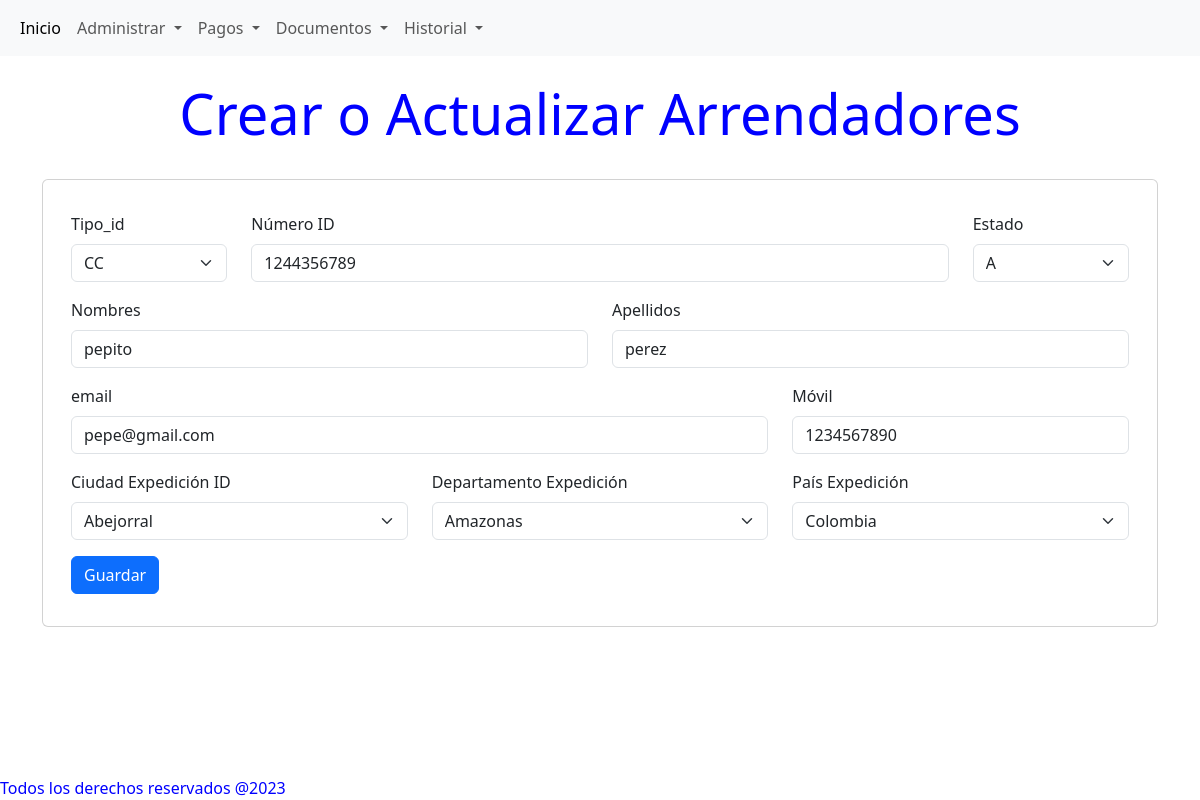
The page /arrendador/edit/1 on the database as committed earlier.
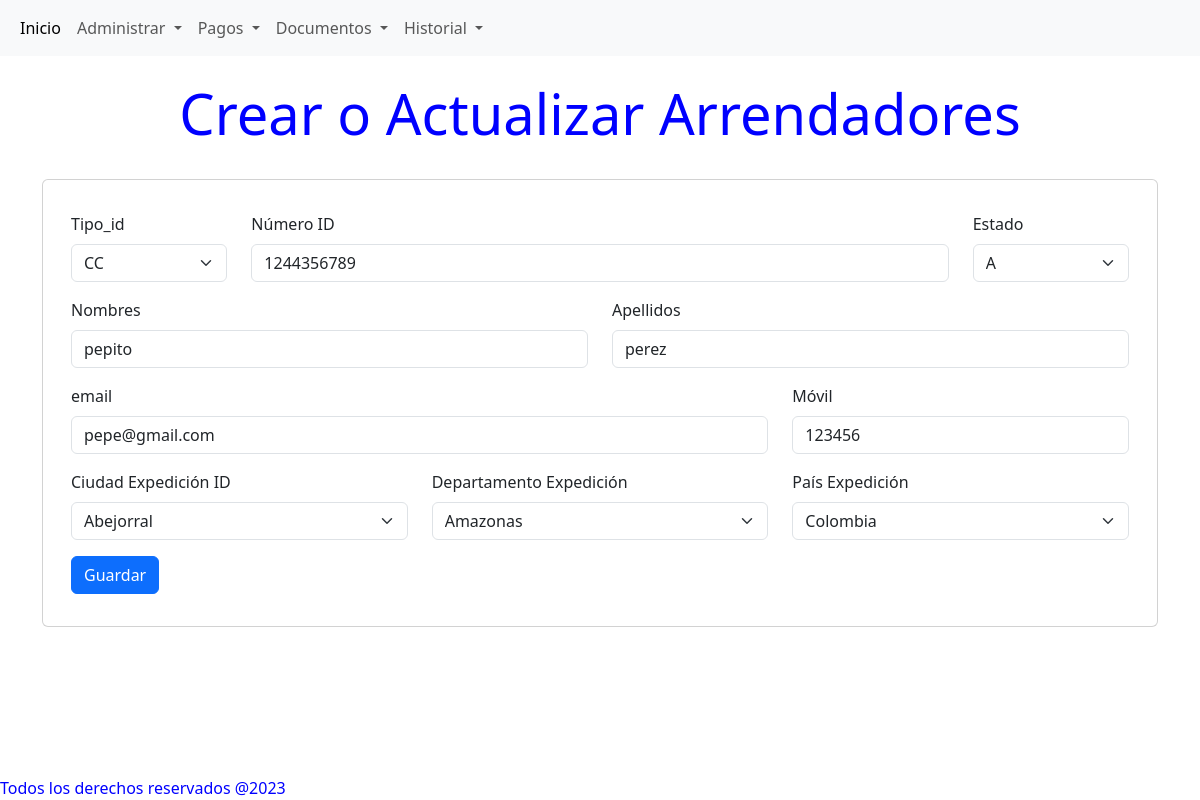
The same page on the database as committed later.
### models/ArrendadorModel.py (models this page shows)
class Arrendador(db.Model):
    id              = db.Column(db.Integer, primary_key = True)
    tipoid          = db.Column(db.String(10), nullable=False)
    idnumber        = db.Column(db.Integer, unique = True, nullable = False)
    estado          = db.Column(db.String(1), nullable=False)
    nombres         = db.Column(db.String(100), nullable=False)
    apellidos       = db.Column(db.String(100), nullable=False)
    email           = db.Column(db.String(100), nullable=False)
    movil           = db.Column(db.Integer, nullable=False)
    pais_exp        = db.Column(db.String(50), nullable=False)
    provincia_exp   = db.Column(db.String(50))
    ciudad_exp      = db.Column(db.String(50))
    contratos = db.relationship('Contrato', back_populates='arrendador')

### models/CitiesModel.py (models this page shows, shortened)
class Cities(db.Model):
    id              =     db.Column(db.Integer, primary_key = True)
    ciudad          = db.Column(db.String(50), nullable=False)
    provincia       = db.Column(db.String(50), nullable=False)
    pais            = db.Column(db.String(50), nullable=False)

### routes/arrendador.py (the view)
@arrendador_bp.route('/edit/<int:person_id>', methods =['GET','POST'])
def edit_person(person_id):
   try:
        arrendador = Arrendador.query.filter_by(id=int(person_id)).one()
        print(arrendador.nombres)
        return displayForm(arrendador,person_id)
   except :
        return render_template('not_found.html')

### routes/arrendador.py (called while the page is built)
def displayForm(arrendador = None, edit_id = 'new'):
    if arrendador is None:
        arrendador = Arrendador()
    idsType = tipoIdList
    estados = estadoList
    citiesQuery = Cities.query.all()
    cityData = CityPicklist(cityQuery=citiesQuery)
    ciudades = cityData.getciudades()
    provincias = cityData.getprovincias()
    paises = cityData.getpaises()
    return render_template('arrendador/formArrendador.html',
                           edit_id = edit_id,
                           arrendador = arrendador,
                           idsType = idsType,
                           estados = estados,
                           ciudades = ciudades,
                           provincias = provincias,
                           paises = paises)

### utils/pickLists.py (called while the page is built)
    def getciudades(self):
        if self.ubicaciones is None:
            cities = ['city1']
        else:
            cities = sorted(set(ubicacion.ciudad for ubicacion in self.ubicaciones))
        return cities

    def getpaises(self):
        if self.ubicaciones is None:
            paises = ['pais1']
        else:
            paises =sorted(set(ubicacion.pais for ubicacion in self.ubicaciones))
        return paises

### templates/arrendador/formArrendador.html (shortened to what the changed rows need)
{% extends 'base.html' %}
{% block content %}
<h1 class="display-4 text-center mt-4"> Crear o Actualizar Arrendadores</h1>
<br>
<div class="container">
    <div class="card">
        <div class="card-body">
            <form method="post" action="{{  url_for('arrendador.update_person', edit_id =edit_id) }}">
                <div class="container">
                    <div class=" row my-3">
                        <div class="col form-group">
                            <label for="tipoid"class="form-label">Tipo_id</label>
                            <select class="form-select" id="tipoid" name="tipoid" aria-describedby="tipoid">
                            {% for item in idsType %}
                                <option value="{{   item  }}" {% if arrendador.tipoid == item %} selected {% endif %}>
                                    {{   item  }}
                                </option>
                            {% endfor %}
                            </select>
                        </div>
                        <div class="col-8">
                            <label for="idnumber" class="form-label">Número ID</label>
                            <input type="number" class="form-control" name="idnumber" value= {{  arrendador.idnumber }} id="idnumber" aria-describedby="idnumber" required>
                        </div>
                        <div class="col form-group">
                            <label for="estado" class="form-label">Estado</label>
                            <select class="form-select" id="estado" name="estado" aria-describedby="estado">
                                {% for estado in estados %}
                                <option value="{{   estado  }}" {% if arrendador.estado == estado %} selected {% endif %}>
                                    {{   estado  }}
                                </option>
                                {% endfor %}
                            </select>
                        </div>
                    </div>
                    <div class=" row my-3">
                        <div class="col">
                            <label for="nombres" class="form-label">Nombres</label>
                            <input type="text" class="form-control" id="nombres"  name="nombres"  value= {{  arrendador.nombres |replace(' ', '&nbsp;') | safe }} aria-describedby="nombres" maxlength="100" required>
                        </div>
                        <div class="col">
                            <label for="apellidos" class="form-label">Apellidos</label>
                            <input type="text" class="form-control" name='apellidos' value= {{ arrendador.apellidos |replace(' ', '&nbsp;') | safe }} maxlength="100" id="apellidos" aria-describedby="apellidos" required>
                        </div>
                    </div>
                    <div class="row my-3">
                        <div class="col-8">
                            <label for="email" class="form-label">email</label>
                            <input type="email" class="form-control" id="email"  name="email" value= {{  arrendador.email }} maxlength="100"aria-describedby="email" reuired>
                        </div>
                        <div class="col-4">
                            <label for="movil" class="form-label">Móvil</label>
                            <input type="number" class="form-control" id="movil" name="movil" value= {{  arrendador.movil }} aria-describedby="movil" required>
                        </div>
                    </div>
                    <div class="row my-3">
                    <div class="col form-group">
                        <label for="ciudad_exp"class="form-label">Ciudad Expedición ID</label>
                        <select class="form-select"  id="ciudad_exp" name="ciudad_exp" aria-describedby="ciudadexpedicion">
                            {% for ciudad in ciudades %}
                                <option value="{{   ciudad  }}" {% if arrendador.ciudad_exp == ciudad %} selected {% endif %}>
                                    {{   ciudad  }}
                                </option>
                            {% endfor %}
                        </select>
                    </div>
                    <div class="col form-group">
                        <label for="provincia_exp"class="form-label">Departamento Expedición</label>
                        <select class="form-select" id="provincia_exp" name="provincia_exp" aria-describedby="provincia expedicion">
                            {% for provincia in provincias %}
                                <option value="{{   provincia  }}" {% if arrendador.provincia_exp == provincia %} selected {% endif %}>
                                    {{   provincia  }}
                                </option>
                            {% endfor %}
                        </select>
                    </div>
                    <div class="col form-group">
                        <label for="pais_exp" class="form-label">País Expedición</label>
                        <select class="form-select" id="pais_exp" name="pais_exp" aria-describedby="pais expedicion">
                            {% for pais in paises %}
                                <option value="{{   pais  }}" {% if arrendador.pais_exp == pais %} selected {% endif %}>
                                    {{   pais  }}
                                </option>
                            {% endfor %}
                        </select>
                    </div>
                    </div>
                </div>
                </div>
        </div>
    </div>
{% endblock %}

Rows that differ between the two databases and show on the page:
changed Arrendador "CC": movil "1234567890" → "123456"
